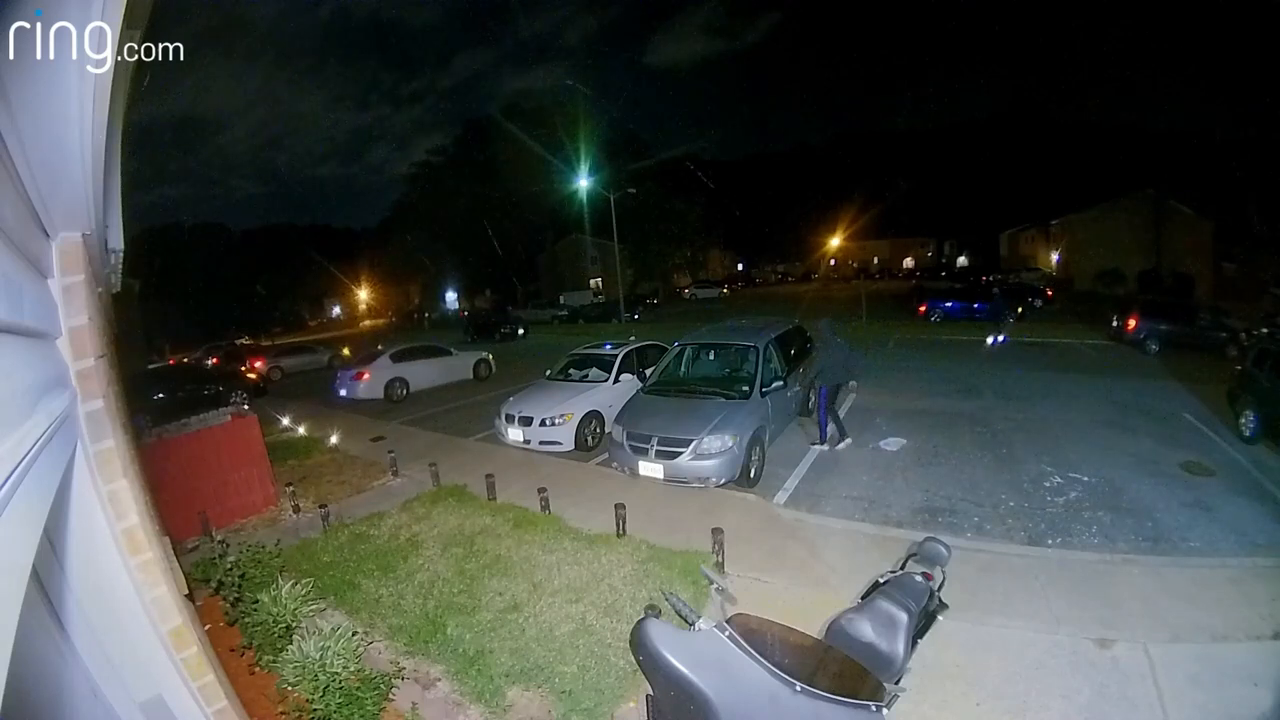
#> input picture frame 88 of media/car_stealing.mp4, 1280 x 720 px
$ python cars_counter.py
#> lines starting #> are read from the running program, lines starting #| are printed output that depends on the picture; after the words box and inside, x2 and y2 are one past the last pixel; in counts of white or black regions, pixels touching at a corner belong together
# importing libraries

import numpy as np
import cv2

# capturing or reading video
#cap = cv2.VideoCapture(0)
cap = cv2.VideoCapture('media/car_stealing.mp4')

# adjusting frame rate
fps = cap.set(cv2.CAP_PROP_FPS,1)


# minimum contour width
min_contour_width=40  #40

# minimum contour height
min_contour_height=40  #40
offset=10   #10
line_height=550  #550
matches =[]
cars=0

# defining a function
def get_centroid(x, y, w, h):

    x1 = int(w / 2)
    y1 = int(h / 2)

    cx = x + x1
    cy = y + y1
    return cx,cy
    return [cx, cy]


cap.set(3,1920)
cap.set(4,1080)

if cap.isOpened():
    ret,frame1 = cap.read()
#> frame1 is the input picture: shape (720, 1280, 3); mean B, G, R 69.2, 72.7, 68.4
else:
    ret = False
ret,frame1 = cap.read()
ret,frame2 = cap.read()

while ret:
    d = cv2.absdiff(frame1,frame2)
    grey = cv2.cvtColor(d,cv2.COLOR_BGR2GRAY)

    blur = cv2.GaussianBlur(grey,(5,5),0)

    ret , th = cv2.threshold(blur,20,255,cv2.THRESH_BINARY)
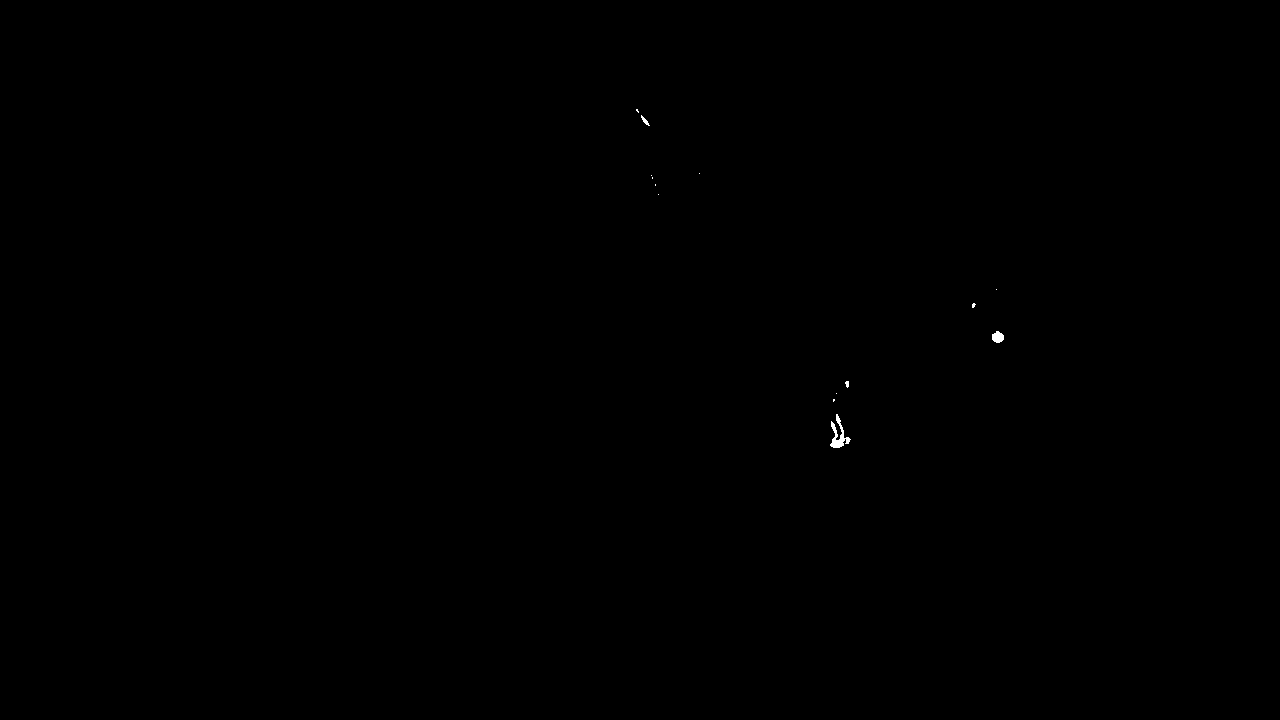
#> th: shape (720, 1280); 0.05% white; 14 white regions (10 under 20 px), largest, box (x1, y1, x2, y2) and area: (830, 414, 851, 448) 267, (992, 331, 1004, 343) 108, (641, 115, 650, 126) 35, (845, 381, 849, 388) 21
    dilated = cv2.dilate(th,np.ones((3,3)))
#> dilated: shape (720, 1280); 0.1% white; 12 white regions (7 under 20 px), largest, box (x1, y1, x2, y2) and area: (829, 413, 852, 449) 454, (991, 330, 1005, 344) 160, (635, 108, 651, 127) 104, (844, 380, 850, 389) 47, (971, 302, 977, 309) 36
    kernel = cv2.getStructuringElement(cv2.MORPH_ELLIPSE, (2, 2))

    # Fill any small holes
    closing = cv2.morphologyEx(dilated, cv2.MORPH_CLOSE, kernel)
#> closing: shape (720, 1280); 0.1% white; 12 white regions (7 under 20 px)
    contours,h = cv2.findContours(closing,cv2.RETR_TREE,cv2.CHAIN_APPROX_SIMPLE)
#> contours = 14 contours, 9 with area under 20; largest, box (x1, y1, x2, y2) and area: (830, 414, 853, 450) 424, (992, 331, 1006, 345) 138, (636, 109, 652, 128) 79, (845, 381, 851, 390) 34, (972, 303, 978, 310) 24; h = 14 rows, first 6: [3, -1, 1, -1], [2, -1, -1, 0], [-1, 1, -1, 0], [4, 0, -1, -1], [5, 3, -1, -1], [6, 4, -1, -1]
    for(i,c) in enumerate(contours):
        (x,y,w,h) = cv2.boundingRect(c)
        contour_valid = (w >= min_contour_width) and (
                h >= min_contour_height)

        if not contour_valid:
            continue
        cv2.rectangle(frame1,(x-10,y-10),(x+w+10,y+h+10),(255,0,0),2)

        cv2.line(frame1, (0, line_height), (1200, line_height), (0,255,0), 2)
        centroid = get_centroid(x, y, w, h)
        matches.append(centroid)
        cv2.circle(frame1,centroid, 5, (0,255,0), -1)
        cx,cy= get_centroid(x, y, w, h)
        for (x,y) in matches:
            if (line_height + offset) > y > (line_height - offset):
                cars=cars+1
                matches.remove((x,y))
                print(cars)
#> this loop made 14 passes
#> (w, h) on passes 1 to 12: (23, 36), (4, 5), (4, 4), (4, 5), (3, 3), (6, 9), (14, 14), (6, 7), (3, 3), (3, 3), (3, 4), (4, 6)
#> after the loop, cars = 0; matches = []

    cv2.putText(frame1, "Total Vehicles Detected: " + str(cars), (10, 90), cv2.FONT_HERSHEY_SIMPLEX, 1,
                (0, 170, 0), 2)
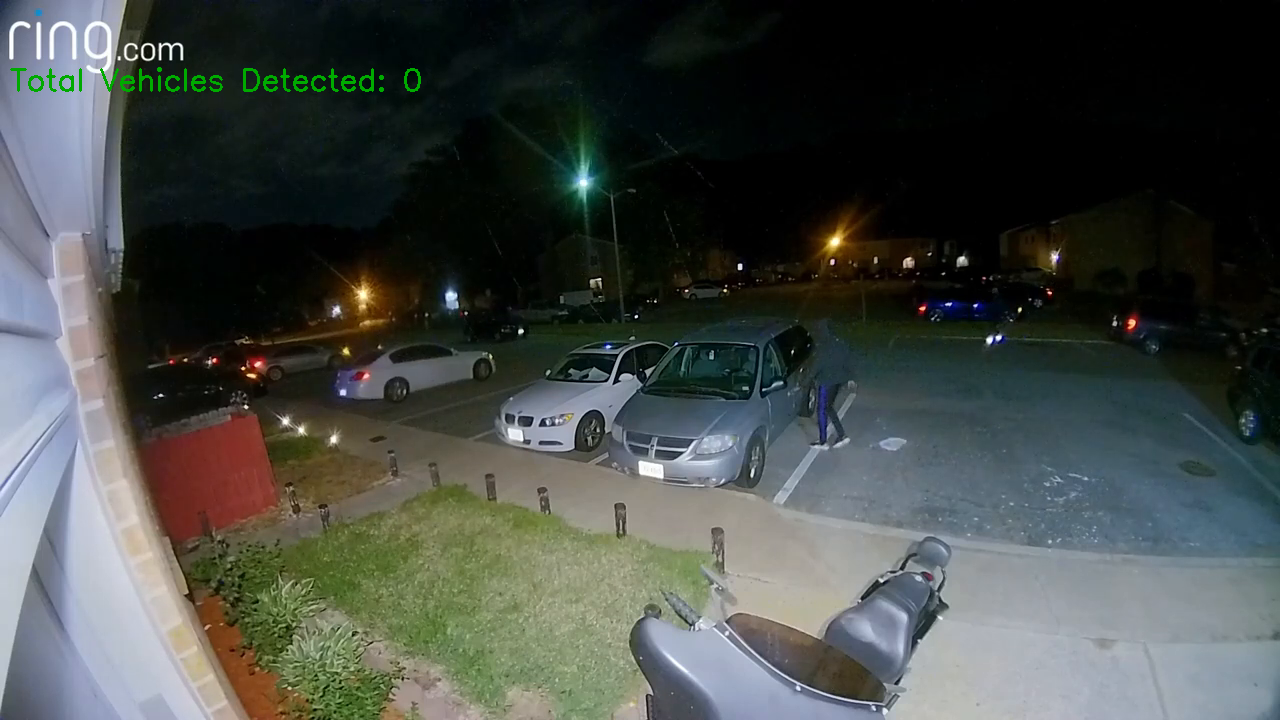
#> frame1: shape (720, 1280, 3); mean B, G, R 69.1, 73.1, 68.3

    #cv2.drawContours(frame1,contours,-1,(0,0,255),2)


    cv2.imshow("OUTPUT" , frame1)
    #cv2.imshow("Difference" , th)
    if cv2.waitKey(1) == 27:
#> (key Esc is pressed here)
        break
    frame1 = frame2
    ret , frame2 = cap.read()

#print(matches)
cv2.destroyAllWindows()
cap.release()
